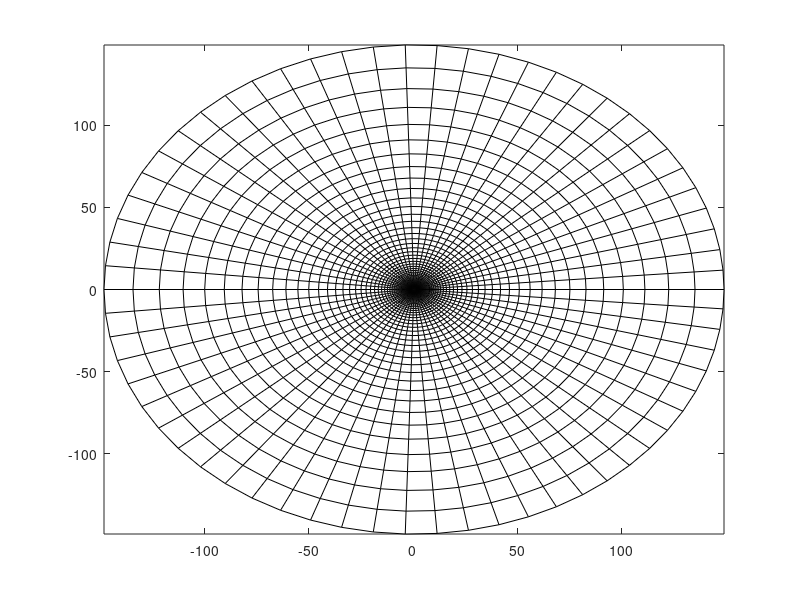

Write the MATLAB code that produced this figure. (Note: this script raises an error after producing the figure.)
clear all
close all
clc

%% define number of grid points and airfoil thickness
%-- nx: number of grid points in circumferential direction: nx must be off
%-- ny: number of grid points in normal direction
%-- thick: NACA symmetric thickness (%)

nx=65;
ny=65;
thick=0.12;

if (mod(nx,2)==0)
    error('number of grid points in circumfrential direction must be odd');
end


%% -- Airfoil coordinates based on Cheb points 
NC=nx-1;
m=(nx-1)/2+1;

xTE=1.008930411;
x=linspace(0,xTE,m);

x = xTE/2 + xTE/2 * cos(([1:m]-1)/(m-1)*pi);
y = 5*thick*(0.2969*x.^0.5 -0.1260*x-0.3516*x.^2+0.2843*x.^3-0.1015*x.^4);

x=[x x(end-1:-1:1)];
y=[y -y(end-1:-1:1)];
z_naca=x+1i*y;

%%
rLE=1.1019*thick^2;

yxTE=5*thick*(0.2969/2/xTE^0.5 -0.1260 -0.3516*2*xTE +0.2843*3*xTE^2 -0.1015*4*xTE^3);
tau=2*atan(abs(yxTE));
pow=(pi/(2*pi-tau));

z1=xTE;
z2=rLE/2;


eta1=0.77043505;
eta2=0.24642903;
etaLE=0.20139626;
etaTE=eta1;

etaC=0.5*(etaLE+etaTE);

r=((z_naca-z1)./(z_naca-z2)).^pow;
eta_naca = (eta1-r*eta2)./(1-r);
r_naca=abs(eta_naca - etaC);
t_naca=angle(eta_naca-etaC);

%%-- compute radius of concentrtic circles: R(j)
xx=real(eta_naca); a=(max(xx)-min(xx))/2;
yy=imag(eta_naca); b=(max(yy)-min(yy))/2;
dx=xx(2:end)-xx(1:end-1);
dy=yy(2:end)-yy(1:end-1);
s=sum( (dx.^2+dy.^2).^0.5);
R1=s/2/pi;
for j=1:ny
    R(j) = R1*exp((j-1)*(2*pi/NC));
end


%%-- compute R(i,j)
for j=1:ny
    for i=1:nx
        r(i,j)=(r_naca(i)* (R(end)-R1) + R(end)*((R(j)-R1)))/(R(end)-R1);
    end
end


%% compute 2D grid
for j=1:ny;
    for i=1:nx
        eta(i) = etaC + r(i,j)*exp(1i*t_naca(i));
    end
    
    RHS=( (eta-eta1)./(eta-eta2)).^(1/pow);
    
    z=(z1-z2*RHS)./(1-RHS);
    
    X(1:nx,j)=real(z(1:nx));
    Y(1:nx,j)=imag(z(1:nx));
    Y(1 ,j)=(Y(1,j) + Y(nx,j))/2.0;
    Y(nx,j)=Y(1,j);
end 

rpx= abs(X(1,:)-X(nx,:));
rp = ((X(1,:)-X(nx,:)).^2 + (Y(1,:)-Y(nx,:)).^2).^0.5;
max(rpx);

%% enforc symetry
for j=1:ny
    for i=1:(NC/2+1)
        ic=nx+1-i;
        xb(i,j) = (X(i,j)+X(ic,j))/2.0;
        yb(i,j) = (Y(i,j)-Y(ic,j))/2.0;
    end
end

for j=1:ny
    for i=1:(NC/2+1)
        ic=nx+1-i;
        gx(i,j) = xb(i,j);
        gy(i,j) = yb(i,j);
        gx(ic,j)= xb(i,j);
        gy(ic,j)=-yb(i,j);        
    end
end




%%-- plot grid
figure(1);
colormap([1 1 1]);
pc=pcolor(gx(1:nx,1:ny),gy(1:nx,1:ny),0*X(1:nx,1:ny));
pc.LineWidth=1.25;
%pc.Color='b';
xlim([-1.5 1.5]);
ylim([-1.25 1.25]);
axis equal
drawnow
hold on
plot(x,y,'r-',x,-y,'r-','LineWidth',1.35);
hold off;

set(gca,'Visible','off');
fout=['naca0012_omesh'];
print(gcf,fout,'-dpng','-r800');     

nx1=nx-1;
%% write grid file for fvs2d
ncells=(nx-1)*(ny-1);
nnodes=(nx-1)*ny;
naca=['00' num2str(thick*100)];
fid=fopen(['naca' naca '_omesh.grid'],'w');
fprintf(fid,'%s\n', '#nodes, #triangles_cells, #quad_cells');
fprintf(fid,'%i %i %i\n',nnodes, 0,ncells);
for j=1:ny
    for i=1:nx1
        fprintf(fid,'%e %e\n',gx(i,j),gy(i,j));
    end
end
for j=1:ny-1
    for i=1:nx-2
        ij=(j-1)*nx1+i;
        fprintf(fid,'%i %i %i %i\n', ij,ij+nx1,ij+nx1+1,ij+1);
    end
    i=nx-1;
        ij =(j-1)*nx1+i;
        ij1=(j-1)*nx1+1;
        fprintf(fid,'%i %i %i %i\n', ij,ij+nx1,ij1+nx1,ij1);    
end
fclose(fid);


%% write bc file
fid=fopen(['naca' naca '_omesh.bc'],'w');
fprintf(fid,'%s\n','2     !-- #boundaries');
fprintf(fid,'%i %s\n',nx-1,'  slip_wall      !-- boundary 1');
fprintf(fid,'%i %s\n',nx-1,'  freestream     !-- boundary 2');
for j=1:1
    for i=1:nx-1
        ij=(j-1)*nx1+i;
        fprintf(fid,'%i\n',ij);
    end
end
for j=ny-1:ny-1
    for i=1:nx-1
        ij=(j-1)*nx1+i;
        fprintf(fid,'%i\n',ij);
    end
end
fclose(fid);


%% write tecplot file
fid=fopen(['naca' naca '_omesh.plt'],'w');
fprintf(fid,'%s\n', 'variables="x" "y"');
fprintf(fid,'%s %i %s %i %s\n','ZONE NODES=',nnodes, ', ELEMENTS=',ncells, ', DATAPACKING=POINT, ZONETYPE=FEQUADRILATERAL');
for j=1:ny
    for i=1:nx-1
        fprintf(fid,'%e %e\n',gx(i,j),gy(i,j));
    end
end
for j=1:ny-1
    for i=1:nx-2
        ij=(j-1)*nx1+i;
        fprintf(fid,'%i %i %i %i\n', ij,ij+nx1,ij+nx1+1,ij+1);
    end
    i=nx-1;
    ij =(j-1)*nx1+i;
    ij1=(j-1)*nx1+1;
    fprintf(fid,'%i %i %i %i\n', ij,ij+nx1,ij1+nx1,ij1);
end
fclose(fid);


%%
for j=1:ny-1
    for i=1:nx-1
        xc(i,j) = (gx(i,j) + gx(i+1,j) + gx(i,j+1) + gx(i+1,j+1))/4.0;
        yc(i,j) = (gy(i,j) + gy(i+1,j) + gy(i,j+1) + gy(i+1,j+1))/4.0;
    end
end

nnodes1=(nx-1)*(ny-1);
ncells1=(nx-1)*(ny-2);

%--
fid=fopen(['naca' naca '_omesh_cellcntr.grid'],'w');
fprintf(fid,'%s\n', '#nodes, #triangles_cells, #quad_cells');
fprintf(fid,'%i %i %i\n',nnodes1, 0,ncells1);
for j=1:ny-1
    for i=1:nx-1
        fprintf(fid,'%e %e\n',xc(i,j),yc(i,j));
    end
end
for j=1:ny-2
    for i=1:nx-2
        ij=(j-1)*nx1+i;
        fprintf(fid,'%i %i %i %i\n', ij,ij+nx1,ij+nx1+1,ij+1);
    end
    i=nx-1;
    ij =(j-1)*nx1+i;
    ij1=(j-1)*nx1+1;
    fprintf(fid,'%i %i %i %i\n', ij,ij+nx1,ij1+nx1,ij1);
end
fclose(fid);

%--
fid=fopen(['naca' naca '_omesh_cellcntr.plt'],'w');
fprintf(fid,'%s\n', 'variables="x" "y"');
fprintf(fid,'%s %i %s %i %s\n','ZONE NODES=',nnodes1, ', ELEMENTS=',ncells1, ', DATAPACKING=POINT, ZONETYPE=FEQUADRILATERAL');
for j=1:ny-1
    for i=1:nx-1
        fprintf(fid,'%e %e\n',xc(i,j),yc(i,j));
    end
end
for j=1:ny-2
    for i=1:nx-2
        ij=(j-1)*nx1+i;
        fprintf(fid,'%i %i %i %i\n', ij,ij+nx1,ij+nx1+1,ij+1);
    end
    i=nx-1;
    ij =(j-1)*nx1+i;
    ij1=(j-1)*nx1+1;
    fprintf(fid,'%i %i %i %i\n', ij,ij+nx1,ij1+nx1,ij1);
end
fclose(fid);